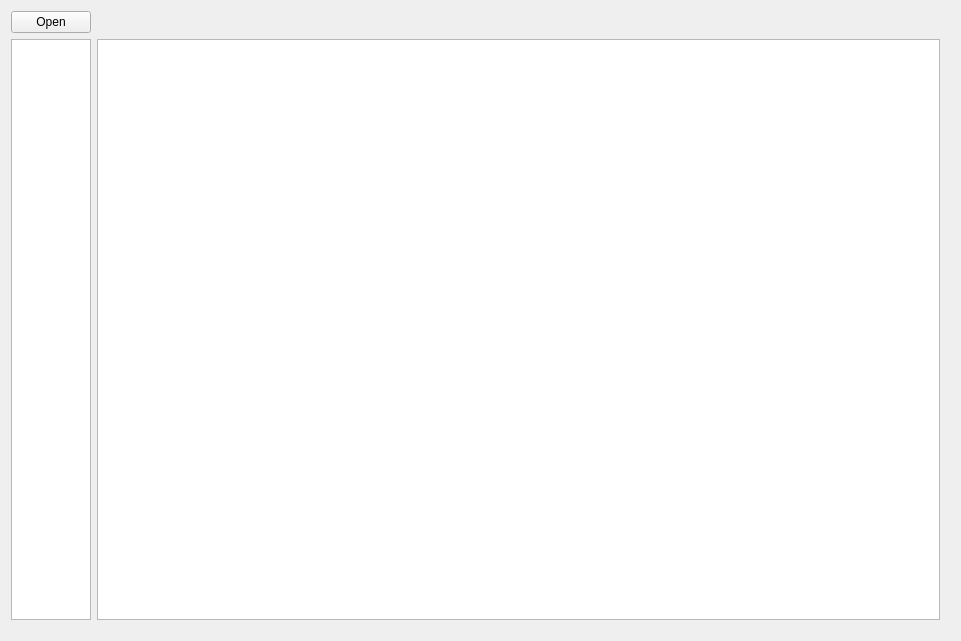
<?xml version="1.0" encoding="UTF-8"?>
<ui version="4.0">
 <class>Widget</class>
 <widget class="QWidget" name="Widget">
  <property name="geometry">
   <rect>
    <x>0</x>
    <y>0</y>
    <width>961</width>
    <height>641</height>
   </rect>
  </property>
  <property name="windowTitle">
   <string>Widget</string>
  </property>
  <widget class="QWidget" name="gridLayoutWidget">
   <property name="geometry">
    <rect>
     <x>0</x>
     <y>0</y>
     <width>951</width>
     <height>631</height>
    </rect>
   </property>
   <layout class="QGridLayout" name="GL_form">
    <item row="1" column="0">
     <widget class="QListWidget" name="LW_images">
      <property name="sizePolicy">
       <sizepolicy hsizetype="Ignored" vsizetype="Expanding">
        <horstretch>0</horstretch>
        <verstretch>0</verstretch>
       </sizepolicy>
      </property>
     </widget>
    </item>
    <item row="0" column="0">
     <widget class="QPushButton" name="PB_Open">
      <property name="text">
       <string>Open</string>
      </property>
     </widget>
    </item>
    <item row="1" column="1">
     <widget class="ImageView" name="GV_main">
      <property name="sizePolicy">
       <sizepolicy hsizetype="MinimumExpanding" vsizetype="Expanding">
        <horstretch>0</horstretch>
        <verstretch>0</verstretch>
       </sizepolicy>
      </property>
      <property name="dragMode">
       <enum>QGraphicsView::ScrollHandDrag</enum>
      </property>
      <property name="resizeAnchor">
       <enum>QGraphicsView::AnchorViewCenter</enum>
      </property>
     </widget>
    </item>
   </layout>
  </widget>
 </widget>
 <layoutdefault spacing="6" margin="11"/>
 <customwidgets>
  <customwidget>
   <class>ImageView</class>
   <extends>QGraphicsView</extends>
   <header>imageview.h</header>
  </customwidget>
 </customwidgets>
 <resources/>
 <connections/>
</ui>
